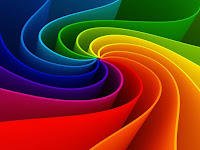
#> input picture colours.jpg, 200 x 150 px
$ jupyter execute --allow-errors colorDetector.ipynb   (shell and % lines are left out)
#> lines starting #> are read from the running program, lines starting #| are printed output that depends on the picture
## Importation personnelles

[cell 1]
import pandas as pd
import numpy as np
import matplotlib
import matplotlib.pyplot as plt
import matplotlib.gridspec as gridspec
import sklearn
import warnings
from mpl_toolkits.axes_grid1 import make_axes_locatable
from scipy import interpolate
from sklearn.preprocessing import StandardScaler
from sklearn.preprocessing import PowerTransformer
from math import pi

# Importations de l'API
## Counter est un dictionnaire qui traque combien de fois des valeurs équivalentes existent, sont disponibles.
## Le package cv2 vient de la bibliothèque opensource OPENCV qui permet en général le traitement d'images et de vidéos

[cell 2]
from collections import Counter
from sklearn.cluster import KMeans
from matplotlib import colors
import matplotlib.pyplot as plt
import numpy as np
import cv2

## Importation de l'image avec la fonction imread qui permet d'importer l'image
## La fonction cvtColor permet de mettre l'image dans un espace de couleurs définies dans notre cas ça sera au format RGB pour cv2.COLOR_BGR2RGB.
## Exemples d'autres formats:
## - HSV = cv2.COLOR_BGR2HSV
## - GRAY = cv2.COLOR_BGR2GRAY

[cell 3]
imageTest = cv2.imread('colours.jpg')
#> imageTest is the input picture: shape (150, 200, 3); mean B, G, R 34.6, 56.9, 113
imageTest = cv2.cvtColor(imageTest, cv2.COLOR_BGR2RGB)

### Redimensionnement de l'image: la première ligne utilise la fonction cv2.resize() pour redimensionner l'image brute. Les dimensions finales sont de 900 pixels de large et 600 pixels de haut. La méthode d'interpolation utilisée est cv2.INTER_AREA, qui est une méthode efficace pour redimensionner les images sans en altérer la qualité.

### Transformation en vecteur: la deuxième ligne utilise la méthode .reshape() pour transformer l'image en un vecteur. L'image est transformée en un vecteur de longueur image.shape[0] * image.shape[1] et de trois canaux (profondeur de couleur de 3).

### En fin de compte, la fonction retourne l'image prétraitée sous forme de vecteur.

[cell 4]
def preprocess(raw):
    imageTest = cv2.resize(raw, (900, 600), interpolation = cv2.INTER_AREA)
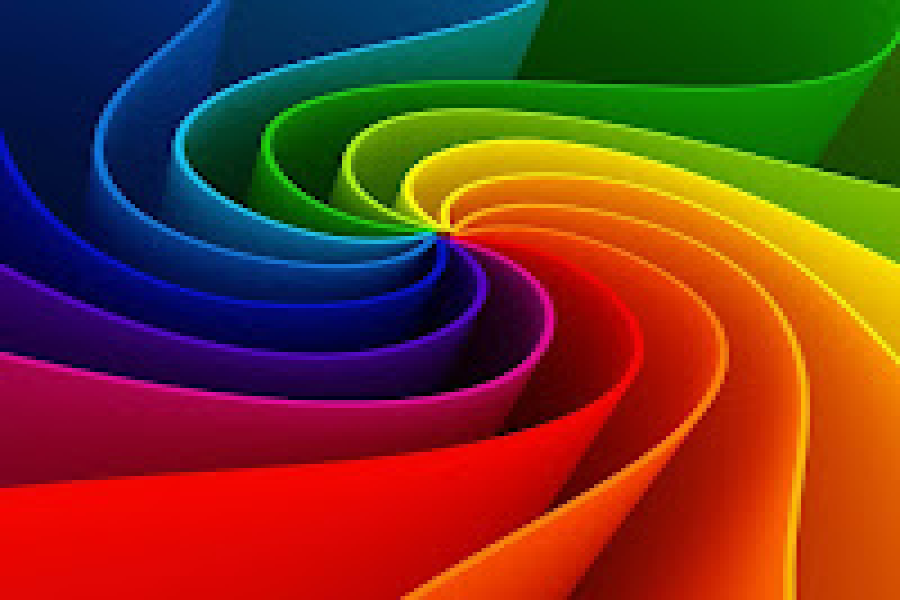
#> imageTest: shape (600, 900, 3); mean R, G, B 113.1, 56.9, 34.6
    imageTest = imageTest.reshape(imageTest.shape[0]*imageTest.shape[1], 3)
    return imageTest

### La fonction rgb_to_hex permet de convertir la valeur de la couleur RGB en hexadécimale.
### La variable "hex_color" est initialisée avec le caractère "#", qui est le symbole standard pour désigner les couleurs hexadécimales en HTML.
### Chaque composant RGB i de la boucle est représenté par un nombre hexadécimal de deux chiffres d'où l'utilisation de la fonction int() et du formatage "{:02x} et enfin la boucle concatène chaque nombre hexadécimal en une chaîne de caractères retournée en tant que résultat de la fonction.

[cell 5]
def rgb_to_hex(rgb_color):
    hex_color = "#"
    for i in rgb_color:
        hex_color += ("{:02x}".format(int(i)))
    return hex_color

#> (a cell that did not finish here is left out)

[cell 7]
modified_image = preprocess(imageTest)
#> (the rest of this cell did not finish here and is left out)

[cell 8]
def analyze(img):
    clf = KMeans(n_clusters = 10) #Définit un objet KMeans en utilisant n_clusters = 5 pour spécifier le nombre de clusters (couleurs) à rechercher dans l'image
    color_labels = clf.fit_predict(img) #Utilise la méthode fit_predict() pour classer les pixels de l'image dans les différents clusters et "color_labels" contient les étiquettes de couleur pour chaque pixel
    center_colors = clf.cluster_centers_ #Utilise la propriété "cluster_centers_" pour obtenir les couleurs centrales de chaque cluster.
    counts = Counter(color_labels)
#> counts = 10 items
    ordered_colors = [center_colors[i] for i in counts.keys()] #Utilise une compréhension de liste pour commander les couleurs centrales en fonction du compte de pixels associé. La variable "order_colors" contient les couleurs centrales triées.
#> ordered_colors = [[13.33, 10.92, 72.04], [10.54, 56.24, 116.2], [23.54, 139.8, 199.2], [12.07, 93.56, 6.67], [95.63, 169, 9.86], [230.2, 189.5, 9.68], [221.8, 83.84, 4.14], [216.9, 12.16, 2.16], [132.6, 6.31, 16.82], [172.1, 6.74, 85.46]]
    hex_colors = [rgb_to_hex(ordered_colors[i]) for i in counts.keys()]
#> the loop in rgb_to_hex, `for i in rgb_color:` made 3 passes
#> (i, hex_color) on passes 1 to 3: (13.33, '#0d'), (10.92, '#0d0a'), (72.04, '#0d0a48')
#> the loop in rgb_to_hex (call 2), `for i in rgb_color:` made 3 passes
#> (i, hex_color) on passes 1 to 3: (95.63, '#5f'), (169, '#5fa9'), (9.86, '#5fa909')
#> hex_colors = ['#0d0a48', '#5fa909', '#d80c02', '#0c5d06', '#840610', '#dd5304', '#0a3874', '#178bc7', '#e6bd09', '#ac0655']

    plt.figure(figsize = (12, 8))
    plt.pie(counts.values(), labels = hex_colors, colors = hex_colors)

    plt.savefig("monDiagrammeCirculaireDesCouleurs.png")
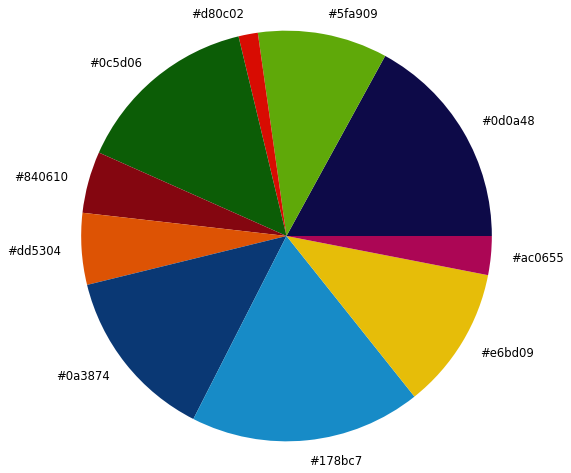
#> figure drawn by matplotlib, 1 panel
    print("Les couleurs détectées sont les suivantes :\n")
    for color in hex_colors:
        print(color)
#> this loop made 10 passes
#> color on passes 1 to 10: '#0d0a48', '#5fa909', '#d80c02', '#0c5d06', '#840610', '#dd5304', '#0a3874', '#178bc7', '#e6bd09', '#ac0655'
#| #0d0a48
#| #5fa909
#| #d80c02
#| #0c5d06
#| #840610
#| #dd5304
#| #0a3874
#| #178bc7
#> (further printed lines are left out)
